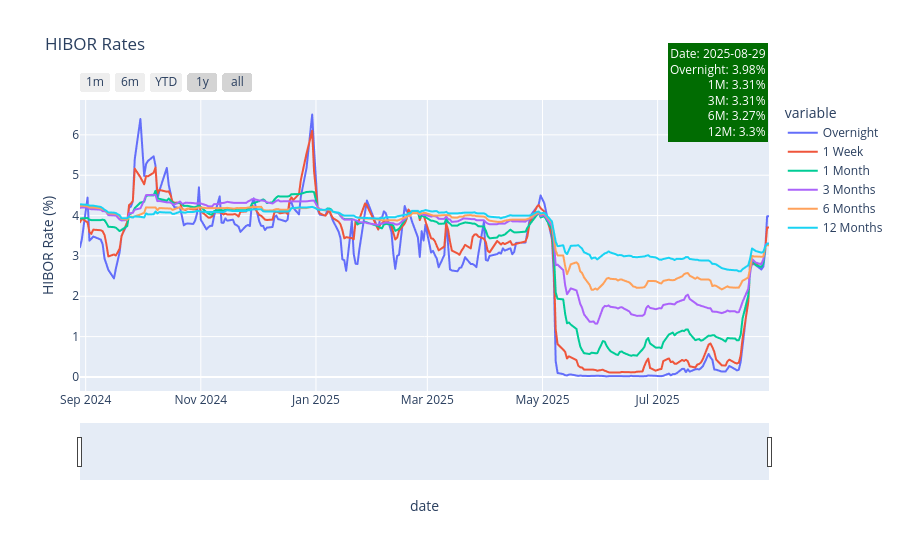

This figure's notebook cell:
### Code cell
hibor_fig = px.line(hibor_df,
             x='date', y=['Overnight', '1 Week', '1 Month', '3 Months', '6 Months', '12 Months'],
             title='HIBOR Rates',
             labels={'end_of_date': 'Date', 'value': 'HIBOR Rate (%)'},
             )

last_date = hibor_df['date'].iloc[0].strftime('%Y-%m-%d')
last_overnight = round(hibor_df['Overnight'].iloc[0],2)
last_1m = round(hibor_df['1 Month'].iloc[0], 2)
last_3m = round(hibor_df['3 Months'].iloc[0], 2)
last_6m = round(hibor_df['6 Months'].iloc[0], 2)
last_12m = round(hibor_df['12 Months'].iloc[0], 2)

hibor_fig.add_annotation(
    text=f"Date: {last_date}<br>Overnight: {last_overnight}%<br>1M: {last_1m}%<br>3M: {last_3m}%<br>6M: {last_6m}%<br>12M: {last_12m}%",
    xref="paper", yref="paper",
    x=1, y=1.2,  
    showarrow=False,
    bgcolor="rgba(1, 108, 2, 1)",
    borderwidth=2,
    font=dict(size=12, color="white"),
    align='right',
)

hibor_fig.update_layout(
    xaxis_rangeslider_visible=True,
)

hibor_fig.update_xaxes(
    rangeslider_visible=True,
    rangeselector=dict(
        buttons=list([
            dict(count=1, label="1m", step="month", stepmode="backward"),
            dict(count=6, label="6m", step="month", stepmode="backward"),
            dict(count=1, label="YTD", step="year", stepmode="todate"),
            dict(count=1, label="1y", step="year", stepmode="backward"),
            dict(step="all")
        ])
    )
)

hibor_fig.show()

### Figure 1 — Plotly figure (JSON) as saved in the notebook; plotly's stock layout.template omitted (floating-point values rounded to 4 significant figures; data arrays with more than 128 entries replaced by an {"elided": "..."} marker saying what was removed)
{"data": [{"hovertemplate": "variable=Overnight<br>date=%{x}<br>HIBOR Rate (%)=%{y}<extra></extra>", "legendgroup": "Overnight", "line": {"color": "#636efa", "dash": "solid"}, "marker": {"symbol": "circle"}, "mode": "lines", "name": "Overnight", "showlegend": true, "type": "scattergl", "x": {"elided": "245 str values"}, "xaxis": "x", "y": {"elided": "245 float values"}, "yaxis": "y"}, {"hovertemplate": "variable=1 Week<br>date=%{x}<br>HIBOR Rate (%)=%{y}<extra></extra>", "legendgroup": "1 Week", "line": {"color": "#EF553B", "dash": "solid"}, "marker": {"symbol": "circle"}, "mode": "lines", "name": "1 Week", "showlegend": true, "type": "scattergl", "x": {"elided": "245 str values"}, "xaxis": "x", "y": {"elided": "245 float values"}, "yaxis": "y"}, {"hovertemplate": "variable=1 Month<br>date=%{x}<br>HIBOR Rate (%)=%{y}<extra></extra>", "legendgroup": "1 Month", "line": {"color": "#00cc96", "dash": "solid"}, "marker": {"symbol": "circle"}, "mode": "lines", "name": "1 Month", "showlegend": true, "type": "scattergl", "x": {"elided": "245 str values"}, "xaxis": "x", "y": {"elided": "245 float values"}, "yaxis": "y"}, {"hovertemplate": "variable=3 Months<br>date=%{x}<br>HIBOR Rate (%)=%{y}<extra></extra>", "legendgroup": "3 Months", "line": {"color": "#ab63fa", "dash": "solid"}, "marker": {"symbol": "circle"}, "mode": "lines", "name": "3 Months", "showlegend": true, "type": "scattergl", "x": {"elided": "245 str values"}, "xaxis": "x", "y": {"elided": "245 float values"}, "yaxis": "y"}, {"hovertemplate": "variable=6 Months<br>date=%{x}<br>HIBOR Rate (%)=%{y}<extra></extra>", "legendgroup": "6 Months", "line": {"color": "#FFA15A", "dash": "solid"}, "marker": {"symbol": "circle"}, "mode": "lines", "name": "6 Months", "showlegend": true, "type": "scattergl", "x": {"elided": "245 str values"}, "xaxis": "x", "y": {"elided": "245 float values"}, "yaxis": "y"}, {"hovertemplate": "variable=12 Months<br>date=%{x}<br>HIBOR Rate (%)=%{y}<extra></extra>", "legendgroup": "12 Months", "line": {"color": "#19d3f3", "dash": "solid"}, "marker": {"symbol": "circle"}, "mode": "lines", "name": "12 Months", "showlegend": true, "type": "scattergl", "x": {"elided": "245 str values"}, "xaxis": "x", "y": {"elided": "245 float values"}, "yaxis": "y"}], "layout": {"annotations": [{"align": "right", "bgcolor": "rgba(1, 108, 2, 1)", "borderwidth": 2, "font": {"color": "white", "size": 12}, "showarrow": false, "text": "Date: 2025-08-29<br>Overnight: 3.98%<br>1M: 3.31%<br>3M: 3.31%<br>6M: 3.27%<br>12M: 3.3%", "x": 1, "xref": "paper", "y": 1.2, "yref": "paper"}], "legend": {"title": {"text": "variable"}, "tracegroupgap": 0}, "title": {"text": "HIBOR Rates"}, "xaxis": {"anchor": "y", "domain": [0, 1], "rangeselector": {"buttons": [{"count": 1, "label": "1m", "step": "month", "stepmode": "backward"}, {"count": 6, "label": "6m", "step": "month", "stepmode": "backward"}, {"count": 1, "label": "YTD", "step": "year", "stepmode": "todate"}, {"count": 1, "label": "1y", "step": "year", "stepmode": "backward"}, {"step": "all"}]}, "rangeslider": {"visible": true}, "title": {"text": "date"}}, "yaxis": {"anchor": "x", "domain": [0, 1], "title": {"text": "HIBOR Rate (%)"}}}}
